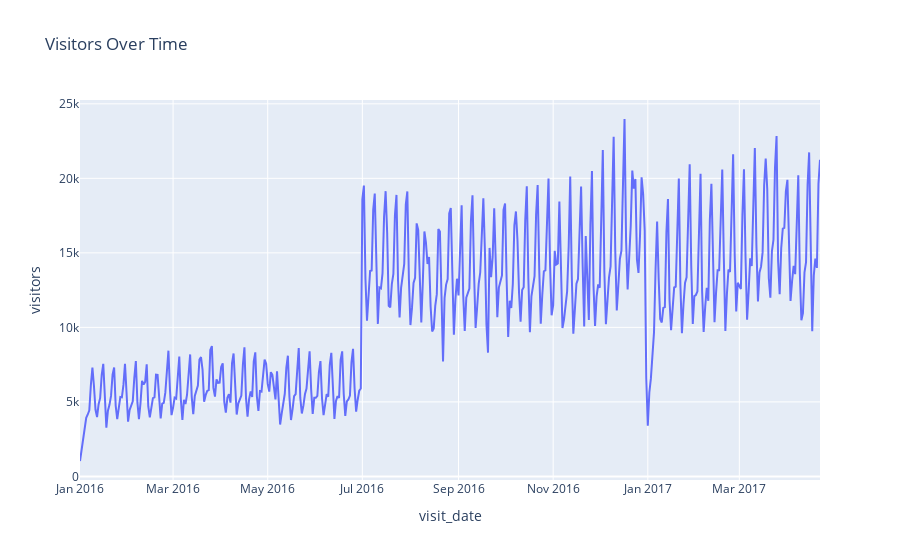

Notebook source saved alongside this figure:
### Code cell
px.line(data, x='visit_date', y='visitors', title='Visitors Over Time')

### Figure 1 — Plotly figure (JSON) as saved in the notebook; plotly's stock layout.template omitted (floating-point values rounded to 4 significant figures; data arrays with more than 128 entries replaced by an {"elided": "..."} marker saying what was removed)
{"data": [{"hovertemplate": "visit_date=%{x}<br>visitors=%{y}<extra></extra>", "legendgroup": "", "line": {"color": "#636efa", "dash": "solid"}, "mode": "lines", "name": "", "orientation": "v", "showlegend": false, "type": "scatter", "x": {"elided": "478 str values"}, "xaxis": "x", "y": {"elided": "478 int values"}, "yaxis": "y"}], "layout": {"legend": {"tracegroupgap": 0}, "title": {"text": "Visitors Over Time"}, "xaxis": {"anchor": "y", "domain": [0, 1], "title": {"text": "visit_date"}}, "yaxis": {"anchor": "x", "domain": [0, 1], "title": {"text": "visitors"}}}}
